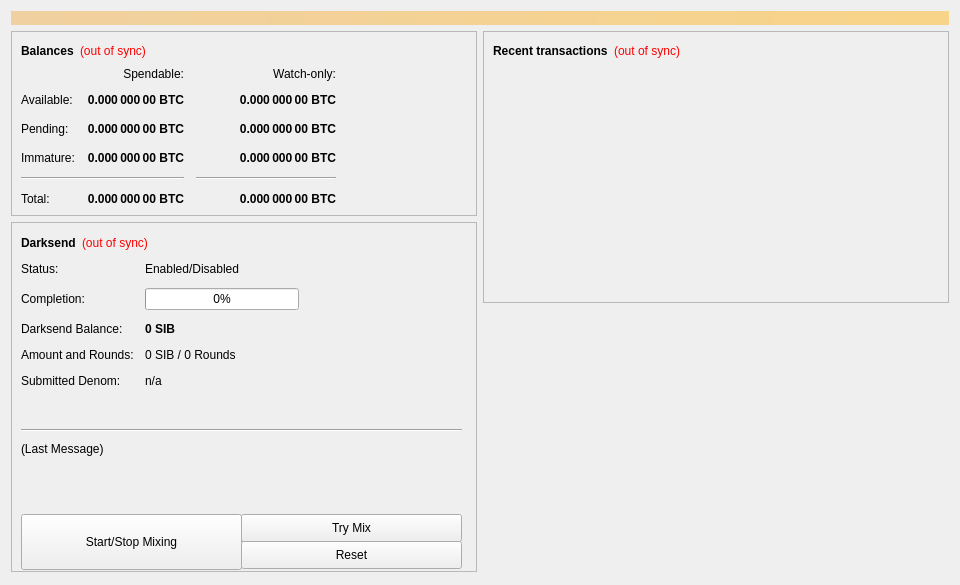
<?xml version="1.0" encoding="UTF-8"?>
<ui version="4.0">
 <class>OverviewPage</class>
 <widget class="QWidget" name="OverviewPage">
  <property name="geometry">
   <rect>
    <x>0</x>
    <y>0</y>
    <width>960</width>
    <height>585</height>
   </rect>
  </property>
  <property name="minimumSize">
   <size>
    <width>960</width>
    <height>0</height>
   </size>
  </property>
  <property name="windowTitle">
   <string>Form</string>
  </property>
  <layout class="QVBoxLayout" name="topLayout">
   <item>
    <widget class="QLabel" name="labelAlerts">
     <property name="visible">
      <bool>false</bool>
     </property>
     <property name="styleSheet">
      <string notr="true">background-color: qlineargradient(x1: 0, y1: 0, x2: 1, y2: 0, stop:0 #F0D0A0, stop:1 #F8D488); color:#000000;</string>
     </property>
     <property name="wordWrap">
      <bool>true</bool>
     </property>
     <property name="margin">
      <number>3</number>
     </property>
    </widget>
   </item>
   <item>
    <layout class="QHBoxLayout" name="horizontalLayout" stretch="1,1">
     <item>
      <layout class="QVBoxLayout" name="verticalLayout_2">
       <item>
        <widget class="QFrame" name="frame">
         <property name="frameShape">
          <enum>QFrame::StyledPanel</enum>
         </property>
         <property name="frameShadow">
          <enum>QFrame::Raised</enum>
         </property>
         <layout class="QVBoxLayout" name="verticalLayout_4">
          <item>
           <layout class="QHBoxLayout" name="horizontalLayout_4">
            <item>
             <widget class="QLabel" name="label_5">
              <property name="font">
               <font>
                <weight>75</weight>
                <bold>true</bold>
               </font>
              </property>
              <property name="text">
               <string>Balances</string>
              </property>
             </widget>
            </item>
            <item>
             <widget class="QLabel" name="labelWalletStatus">
              <property name="cursor">
               <cursorShape>WhatsThisCursor</cursorShape>
              </property>
              <property name="toolTip">
               <string>The displayed information may be out of date. Your wallet automatically synchronizes with the Surcoin network after a connection is established, but this process has not completed yet.</string>
              </property>
              <property name="styleSheet">
               <string notr="true">QLabel { color: red; }</string>
              </property>
              <property name="text">
               <string notr="true">(out of sync)</string>
              </property>
              <property name="alignment">
               <set>Qt::AlignLeading|Qt::AlignLeft|Qt::AlignVCenter</set>
              </property>
             </widget>
            </item>
            <item>
             <spacer name="horizontalSpacer_3">
              <property name="orientation">
               <enum>Qt::Horizontal</enum>
              </property>
              <property name="sizeHint" stdset="0">
               <size>
                <width>40</width>
                <height>20</height>
               </size>
              </property>
             </spacer>
            </item>
           </layout>
          </item>
          <item>
           <layout class="QGridLayout" name="gridLayout">
            <property name="spacing">
             <number>12</number>
            </property>
            <item row="2" column="2">
             <widget class="QLabel" name="labelWatchPending">
              <property name="font">
               <font>
                <weight>75</weight>
                <bold>true</bold>
               </font>
              </property>
              <property name="cursor">
               <cursorShape>IBeamCursor</cursorShape>
              </property>
              <property name="toolTip">
               <string>Unconfirmed transactions to watch-only addresses</string>
              </property>
              <property name="text">
               <string notr="true">0.000 000 00 BTC</string>
              </property>
              <property name="alignment">
               <set>Qt::AlignRight|Qt::AlignTrailing|Qt::AlignVCenter</set>
              </property>
              <property name="textInteractionFlags">
               <set>Qt::LinksAccessibleByMouse|Qt::TextSelectableByKeyboard|Qt::TextSelectableByMouse</set>
              </property>
             </widget>
            </item>
            <item row="2" column="1">
             <widget class="QLabel" name="labelUnconfirmed">
              <property name="font">
               <font>
                <weight>75</weight>
                <bold>true</bold>
               </font>
              </property>
              <property name="cursor">
               <cursorShape>IBeamCursor</cursorShape>
              </property>
              <property name="toolTip">
               <string>Total of transactions that have yet to be confirmed, and do not yet count toward the spendable balance</string>
              </property>
              <property name="text">
               <string notr="true">0.000 000 00 BTC</string>
              </property>
              <property name="alignment">
               <set>Qt::AlignRight|Qt::AlignTrailing|Qt::AlignVCenter</set>
              </property>
              <property name="textInteractionFlags">
               <set>Qt::LinksAccessibleByMouse|Qt::TextSelectableByKeyboard|Qt::TextSelectableByMouse</set>
              </property>
             </widget>
            </item>
            <item row="3" column="2">
             <widget class="QLabel" name="labelWatchImmature">
              <property name="font">
               <font>
                <weight>75</weight>
                <bold>true</bold>
               </font>
              </property>
              <property name="cursor">
               <cursorShape>IBeamCursor</cursorShape>
              </property>
              <property name="toolTip">
               <string>Mined balance in watch-only addresses that has not yet matured</string>
              </property>
              <property name="text">
               <string notr="true">0.000 000 00 BTC</string>
              </property>
              <property name="alignment">
               <set>Qt::AlignRight|Qt::AlignTrailing|Qt::AlignVCenter</set>
              </property>
              <property name="textInteractionFlags">
               <set>Qt::LinksAccessibleByMouse|Qt::TextSelectableByKeyboard|Qt::TextSelectableByMouse</set>
              </property>
             </widget>
            </item>
            <item row="4" column="0" colspan="2">
             <widget class="Line" name="lineSpendableBalance">
              <property name="orientation">
               <enum>Qt::Horizontal</enum>
              </property>
             </widget>
            </item>
            <item row="4" column="2">
             <widget class="Line" name="lineWatchBalance">
              <property name="sizePolicy">
               <sizepolicy hsizetype="Preferred" vsizetype="Fixed">
                <horstretch>0</horstretch>
                <verstretch>0</verstretch>
               </sizepolicy>
              </property>
              <property name="minimumSize">
               <size>
                <width>140</width>
                <height>0</height>
               </size>
              </property>
              <property name="orientation">
               <enum>Qt::Horizontal</enum>
              </property>
             </widget>
            </item>
            <item row="5" column="0">
             <widget class="QLabel" name="labelTotalText">
              <property name="text">
               <string>Total:</string>
              </property>
             </widget>
            </item>
            <item row="3" column="1">
             <widget class="QLabel" name="labelImmature">
              <property name="font">
               <font>
                <weight>75</weight>
                <bold>true</bold>
               </font>
              </property>
              <property name="cursor">
               <cursorShape>IBeamCursor</cursorShape>
              </property>
              <property name="toolTip">
               <string>Mined balance that has not yet matured</string>
              </property>
              <property name="text">
               <string notr="true">0.000 000 00 BTC</string>
              </property>
              <property name="alignment">
               <set>Qt::AlignRight|Qt::AlignTrailing|Qt::AlignVCenter</set>
              </property>
              <property name="textInteractionFlags">
               <set>Qt::LinksAccessibleByMouse|Qt::TextSelectableByKeyboard|Qt::TextSelectableByMouse</set>
              </property>
             </widget>
            </item>
            <item row="2" column="3">
             <spacer name="horizontalSpacer_2">
              <property name="orientation">
               <enum>Qt::Horizontal</enum>
              </property>
              <property name="sizeHint" stdset="0">
               <size>
                <width>40</width>
                <height>20</height>
               </size>
              </property>
             </spacer>
            </item>
            <item row="3" column="0">
             <widget class="QLabel" name="labelImmatureText">
              <property name="text">
               <string>Immature:</string>
              </property>
             </widget>
            </item>
            <item row="5" column="1">
             <widget class="QLabel" name="labelTotal">
              <property name="font">
               <font>
                <weight>75</weight>
                <bold>true</bold>
               </font>
              </property>
              <property name="cursor">
               <cursorShape>IBeamCursor</cursorShape>
              </property>
              <property name="toolTip">
               <string>Your current total balance</string>
              </property>
              <property name="text">
               <string notr="true">0.000 000 00 BTC</string>
              </property>
              <property name="alignment">
               <set>Qt::AlignRight|Qt::AlignTrailing|Qt::AlignVCenter</set>
              </property>
              <property name="textInteractionFlags">
               <set>Qt::LinksAccessibleByMouse|Qt::TextSelectableByKeyboard|Qt::TextSelectableByMouse</set>
              </property>
             </widget>
            </item>
            <item row="5" column="2">
             <widget class="QLabel" name="labelWatchTotal">
              <property name="font">
               <font>
                <weight>75</weight>
                <bold>true</bold>
               </font>
              </property>
              <property name="cursor">
               <cursorShape>IBeamCursor</cursorShape>
              </property>
              <property name="toolTip">
               <string>Current total balance in watch-only addresses</string>
              </property>
              <property name="text">
               <string notr="true">0.000 000 00 BTC</string>
              </property>
              <property name="alignment">
               <set>Qt::AlignRight|Qt::AlignTrailing|Qt::AlignVCenter</set>
              </property>
              <property name="textInteractionFlags">
               <set>Qt::LinksAccessibleByMouse|Qt::TextSelectableByKeyboard|Qt::TextSelectableByMouse</set>
              </property>
             </widget>
            </item>
            <item row="0" column="2">
             <widget class="QLabel" name="labelWatchonly">
              <property name="text">
               <string>Watch-only:</string>
              </property>
              <property name="alignment">
               <set>Qt::AlignRight|Qt::AlignTrailing|Qt::AlignVCenter</set>
              </property>
             </widget>
            </item>
            <item row="1" column="0">
             <widget class="QLabel" name="labelBalanceText">
              <property name="text">
               <string>Available:</string>
              </property>
             </widget>
            </item>
            <item row="1" column="1">
             <widget class="QLabel" name="labelBalance">
              <property name="font">
               <font>
                <weight>75</weight>
                <bold>true</bold>
               </font>
              </property>
              <property name="cursor">
               <cursorShape>IBeamCursor</cursorShape>
              </property>
              <property name="toolTip">
               <string>Your current spendable balance</string>
              </property>
              <property name="text">
               <string notr="true">0.000 000 00 BTC</string>
              </property>
              <property name="alignment">
               <set>Qt::AlignRight|Qt::AlignTrailing|Qt::AlignVCenter</set>
              </property>
              <property name="textInteractionFlags">
               <set>Qt::LinksAccessibleByMouse|Qt::TextSelectableByKeyboard|Qt::TextSelectableByMouse</set>
              </property>
             </widget>
            </item>
            <item row="1" column="2">
             <widget class="QLabel" name="labelWatchAvailable">
              <property name="font">
               <font>
                <weight>75</weight>
                <bold>true</bold>
               </font>
              </property>
              <property name="cursor">
               <cursorShape>IBeamCursor</cursorShape>
              </property>
              <property name="toolTip">
               <string>Your current balance in watch-only addresses</string>
              </property>
              <property name="text">
               <string notr="true">0.000 000 00 BTC</string>
              </property>
              <property name="alignment">
               <set>Qt::AlignRight|Qt::AlignTrailing|Qt::AlignVCenter</set>
              </property>
              <property name="textInteractionFlags">
               <set>Qt::LinksAccessibleByMouse|Qt::TextSelectableByKeyboard|Qt::TextSelectableByMouse</set>
              </property>
             </widget>
            </item>
            <item row="2" column="0">
             <widget class="QLabel" name="labelPendingText">
              <property name="text">
               <string>Pending:</string>
              </property>
             </widget>
            </item>
            <item row="0" column="1">
             <widget class="QLabel" name="labelSpendable">
              <property name="text">
               <string>Spendable:</string>
              </property>
              <property name="alignment">
               <set>Qt::AlignRight|Qt::AlignTrailing|Qt::AlignVCenter</set>
              </property>
             </widget>
            </item>
           </layout>
          </item>
         </layout>
        </widget>
       </item>
       <item>
        <widget class="QFrame" name="frameDarksend">
         <property name="minimumSize">
          <size>
           <width>0</width>
           <height>350</height>
          </size>
         </property>
         <property name="layoutDirection">
          <enum>Qt::LeftToRight</enum>
         </property>
         <property name="frameShape">
          <enum>QFrame::StyledPanel</enum>
         </property>
         <property name="frameShadow">
          <enum>QFrame::Raised</enum>
         </property>
         <widget class="QWidget" name="formLayoutWidget">
          <property name="geometry">
           <rect>
            <x>10</x>
            <y>40</y>
            <width>451</width>
            <height>161</height>
           </rect>
          </property>
          <layout class="QFormLayout" name="formLayout">
           <property name="fieldGrowthPolicy">
            <enum>QFormLayout::AllNonFixedFieldsGrow</enum>
           </property>
           <property name="horizontalSpacing">
            <number>11</number>
           </property>
           <property name="verticalSpacing">
            <number>12</number>
           </property>
           <item row="0" column="0">
            <widget class="QLabel" name="label_6">
             <property name="text">
              <string>Status:</string>
             </property>
            </widget>
           </item>
           <item row="1" column="0">
            <widget class="QLabel" name="label_7">
             <property name="text">
              <string>Completion:</string>
             </property>
            </widget>
           </item>
           <item row="1" column="1">
            <widget class="QProgressBar" name="darksendProgress">
             <property name="maximumSize">
              <size>
               <width>154</width>
               <height>16777215</height>
              </size>
             </property>
             <property name="value">
              <number>0</number>
             </property>
            </widget>
           </item>
           <item row="2" column="0">
            <widget class="QLabel" name="labelAnonymizedText">
             <property name="text">
              <string>Darksend Balance:</string>
             </property>
            </widget>
           </item>
           <item row="2" column="1">
            <widget class="QLabel" name="labelAnonymized">
             <property name="font">
              <font>
               <weight>75</weight>
               <bold>true</bold>
              </font>
             </property>
             <property name="text">
              <string notr="true">0 SIB</string>
             </property>
            </widget>
           </item>
           <item row="3" column="0">
            <widget class="QLabel" name="label_8">
             <property name="text">
              <string>Amount and Rounds:</string>
             </property>
            </widget>
           </item>
           <item row="3" column="1">
            <widget class="QLabel" name="labelAmountRounds">
             <property name="text">
              <string>0 SIB / 0 Rounds</string>
             </property>
            </widget>
           </item>
           <item row="4" column="0">
            <widget class="QLabel" name="label_9">
             <property name="text">
              <string>Submitted Denom:</string>
             </property>
            </widget>
           </item>
           <item row="4" column="1">
            <widget class="QLabel" name="labelSubmittedDenom">
             <property name="toolTip">
              <string>The denominations you submitted to the Masternode.&lt;br&gt;To mix, other users must submit the exact same denominations.</string>
             </property>
             <property name="text">
              <string>n/a</string>
             </property>
            </widget>
           </item>
           <item row="0" column="1">
            <widget class="QLabel" name="darksendEnabled">
             <property name="text">
              <string>Enabled/Disabled</string>
             </property>
            </widget>
           </item>
          </layout>
         </widget>
         <widget class="QPushButton" name="runAutoDenom">
          <property name="geometry">
           <rect>
            <x>251</x>
            <y>17</y>
            <width>1</width>
            <height>1</height>
           </rect>
          </property>
          <property name="palette">
           <palette>
            <active>
             <colorrole role="WindowText">
              <brush brushstyle="SolidPattern">
               <color alpha="255">
                <red>0</red>
                <green>0</green>
                <blue>0</blue>
               </color>
              </brush>
             </colorrole>
             <colorrole role="Button">
              <brush brushstyle="SolidPattern">
               <color alpha="255">
                <red>239</red>
                <green>238</green>
                <blue>238</blue>
               </color>
              </brush>
             </colorrole>
             <colorrole role="Light">
              <brush brushstyle="SolidPattern">
               <color alpha="255">
                <red>255</red>
                <green>255</green>
                <blue>255</blue>
               </color>
              </brush>
             </colorrole>
             <colorrole role="Midlight">
              <brush brushstyle="SolidPattern">
               <color alpha="255">
                <red>247</red>
                <green>246</green>
                <blue>246</blue>
               </color>
              </brush>
             </colorrole>
             <colorrole role="Dark">
              <brush brushstyle="SolidPattern">
               <color alpha="255">
                <red>119</red>
                <green>119</green>
                <blue>119</blue>
               </color>
              </brush>
             </colorrole>
             <colorrole role="Mid">
              <brush brushstyle="SolidPattern">
               <color alpha="255">
                <red>159</red>
                <green>159</green>
                <blue>159</blue>
               </color>
              </brush>
             </colorrole>
             <colorrole role="Text">
              <brush brushstyle="SolidPattern">
               <color alpha="255">
                <red>0</red>
                <green>0</green>
                <blue>0</blue>
               </color>
              </brush>
             </colorrole>
             <colorrole role="BrightText">
              <brush brushstyle="SolidPattern">
               <color alpha="255">
                <red>255</red>
                <green>255</green>
                <blue>255</blue>
               </color>
              </brush>
             </colorrole>
             <colorrole role="ButtonText">
              <brush brushstyle="SolidPattern">
               <color alpha="255">
                <red>0</red>
                <green>0</green>
                <blue>0</blue>
               </color>
              </brush>
             </colorrole>
             <colorrole role="Base">
              <brush brushstyle="SolidPattern">
               <color alpha="255">
                <red>255</red>
                <green>255</green>
                <blue>255</blue>
               </color>
              </brush>
             </colorrole>
             <colorrole role="Window">
              <brush brushstyle="SolidPattern">
               <color alpha="255">
                <red>239</red>
                <green>238</green>
                <blue>238</blue>
               </color>
              </brush>
             </colorrole>
             <colorrole role="Shadow">
              <brush brushstyle="SolidPattern">
               <color alpha="255">
                <red>0</red>
                <green>0</green>
                <blue>0</blue>
               </color>
              </brush>
             </colorrole>
             <colorrole role="AlternateBase">
              <brush brushstyle="SolidPattern">
               <color alpha="255">
                <red>247</red>
                <green>246</green>
                <blue>246</blue>
               </color>
              </brush>
             </colorrole>
             <colorrole role="ToolTipBase">
              <brush brushstyle="SolidPattern">
               <color alpha="255">
                <red>255</red>
                <green>255</green>
                <blue>220</blue>
               </color>
              </brush>
             </colorrole>
             <colorrole role="ToolTipText">
              <brush brushstyle="SolidPattern">
               <color alpha="255">
                <red>0</red>
                <green>0</green>
                <blue>0</blue>
               </color>
              </brush>
             </colorrole>
            </active>
            <inactive>
             <colorrole role="WindowText">
              <brush brushstyle="SolidPattern">
               <color alpha="255">
                <red>0</red>
                <green>0</green>
                <blue>0</blue>
               </color>
              </brush>
             </colorrole>
             <colorrole role="Button">
              <brush brushstyle="SolidPattern">
               <color alpha="255">
                <red>239</red>
                <green>238</green>
                <blue>238</blue>
               </color>
              </brush>
             </colorrole>
             <colorrole role="Light">
              <brush brushstyle="SolidPattern">
               <color alpha="255">
                <red>255</red>
                <green>255</green>
                <blue>255</blue>
               </color>
              </brush>
             </colorrole>
             <colorrole role="Midlight">
              <brush brushstyle="SolidPattern">
               <color alpha="255">
                <red>247</red>
                <green>246</green>
                <blue>246</blue>
               </color>
              </brush>
             </colorrole>
             <colorrole role="Dark">
              <brush brushstyle="SolidPattern">
               <color alpha="255">
                <red>119</red>
                <green>119</green>
                <blue>119</blue>
               </color>
              </brush>
             </colorrole>
             <colorrole role="Mid">
              <brush brushstyle="SolidPattern">
               <color alpha="255">
                <red>159</red>
                <green>159</green>
                <blue>159</blue>
               </color>
              </brush>
             </colorrole>
             <colorrole role="Text">
              <brush brushstyle="SolidPattern">
               <color alpha="255">
                <red>0</red>
                <green>0</green>
                <blue>0</blue>
               </color>
              </brush>
             </colorrole>
             <colorrole role="BrightText">
              <brush brushstyle="SolidPattern">
               <color alpha="255">
                <red>255</red>
                <green>255</green>
                <blue>255</blue>
               </color>
              </brush>
             </colorrole>
             <colorrole role="ButtonText">
              <brush brushstyle="SolidPattern">
               <color alpha="255">
                <red>0</red>
                <green>0</green>
                <blue>0</blue>
               </color>
              </brush>
             </colorrole>
             <colorrole role="Base">
              <brush brushstyle="SolidPattern">
               <color alpha="255">
                <red>255</red>
                <green>255</green>
                <blue>255</blue>
               </color>
              </brush>
             </colorrole>
             <colorrole role="Window">
              <brush brushstyle="SolidPattern">
               <color alpha="255">
                <red>239</red>
                <green>238</green>
                <blue>238</blue>
               </color>
              </brush>
             </colorrole>
             <colorrole role="Shadow">
              <brush brushstyle="SolidPattern">
               <color alpha="255">
                <red>0</red>
                <green>0</green>
                <blue>0</blue>
               </color>
              </brush>
             </colorrole>
             <colorrole role="AlternateBase">
              <brush brushstyle="SolidPattern">
               <color alpha="255">
                <red>247</red>
                <green>246</green>
                <blue>246</blue>
               </color>
              </brush>
             </colorrole>
             <colorrole role="ToolTipBase">
              <brush brushstyle="SolidPattern">
               <color alpha="255">
                <red>255</red>
                <green>255</green>
                <blue>220</blue>
               </color>
              </brush>
             </colorrole>
             <colorrole role="ToolTipText">
              <brush brushstyle="SolidPattern">
               <color alpha="255">
                <red>0</red>
                <green>0</green>
                <blue>0</blue>
               </color>
              </brush>
             </colorrole>
            </inactive>
            <disabled>
             <colorrole role="WindowText">
              <brush brushstyle="SolidPattern">
               <color alpha="255">
                <red>119</red>
                <green>119</green>
                <blue>119</blue>
               </color>
              </brush>
             </colorrole>
             <colorrole role="Button">
              <brush brushstyle="SolidPattern">
               <color alpha="255">
                <red>239</red>
                <green>238</green>
                <blue>238</blue>
               </color>
              </brush>
             </colorrole>
             <colorrole role="Light">
              <brush brushstyle="SolidPattern">
               <color alpha="255">
                <red>255</red>
                <green>255</green>
                <blue>255</blue>
               </color>
              </brush>
             </colorrole>
             <colorrole role="Midlight">
              <brush brushstyle="SolidPattern">
               <color alpha="255">
                <red>247</red>
                <green>246</green>
                <blue>246</blue>
               </color>
              </brush>
             </colorrole>
             <colorrole role="Dark">
              <brush brushstyle="SolidPattern">
               <color alpha="255">
                <red>119</red>
                <green>119</green>
                <blue>119</blue>
               </color>
              </brush>
             </colorrole>
             <colorrole role="Mid">
              <brush brushstyle="SolidPattern">
               <color alpha="255">
                <red>159</red>
                <green>159</green>
                <blue>159</blue>
               </color>
              </brush>
             </colorrole>
             <colorrole role="Text">
              <brush brushstyle="SolidPattern">
               <color alpha="255">
                <red>119</red>
                <green>119</green>
                <blue>119</blue>
               </color>
              </brush>
             </colorrole>
             <colorrole role="BrightText">
              <brush brushstyle="SolidPattern">
               <color alpha="255">
                <red>255</red>
                <green>255</green>
                <blue>255</blue>
               </color>
              </brush>
             </colorrole>
             <colorrole role="ButtonText">
              <brush brushstyle="SolidPattern">
               <color alpha="255">
                <red>119</red>
                <green>119</green>
                <blue>119</blue>
               </color>
              </brush>
             </colorrole>
             <colorrole role="Base">
              <brush brushstyle="SolidPattern">
               <color alpha="255">
                <red>239</red>
                <green>238</green>
                <blue>238</blue>
               </color>
              </brush>
             </colorrole>
             <colorrole role="Window">
              <brush brushstyle="SolidPattern">
               <color alpha="255">
                <red>239</red>
                <green>238</green>
                <blue>238</blue>
               </color>
              </brush>
             </colorrole>
             <colorrole role="Shadow">
              <brush brushstyle="SolidPattern">
               <color alpha="255">
                <red>0</red>
                <green>0</green>
                <blue>0</blue>
               </color>
              </brush>
             </colorrole>
             <colorrole role="AlternateBase">
              <brush brushstyle="SolidPattern">
               <color alpha="255">
                <red>239</red>
                <green>238</green>
                <blue>238</blue>
               </color>
              </brush>
             </colorrole>
             <colorrole role="ToolTipBase">
              <brush brushstyle="SolidPattern">
               <color alpha="255">
                <red>255</red>
                <green>255</green>
                <blue>220</blue>
               </color>
              </brush>
             </colorrole>
             <colorrole role="ToolTipText">
              <brush brushstyle="SolidPattern">
               <color alpha="255">
                <red>0</red>
                <green>0</green>
                <blue>0</blue>
               </color>
              </brush>
             </colorrole>
            </disabled>
           </palette>
          </property>
          <property name="focusPolicy">
           <enum>Qt::NoFocus</enum>
          </property>
          <property name="autoFillBackground">
           <bool>true</bool>
          </property>
          <property name="text">
           <string/>
          </property>
          <property name="flat">
           <bool>true</bool>
          </property>
         </widget>
         <widget class="QPushButton" name="toggleDarksend">
          <property name="geometry">
           <rect>
            <x>10</x>
            <y>292</y>
            <width>221</width>
            <height>56</height>
           </rect>
          </property>
          <property name="sizePolicy">
           <sizepolicy hsizetype="MinimumExpanding" vsizetype="Fixed">
            <horstretch>0</horstretch>
            <verstretch>0</verstretch>
           </sizepolicy>
          </property>
          <property name="text">
           <string>Start/Stop Mixing</string>
          </property>
         </widget>
         <widget class="Line" name="lineLastMessage">
          <property name="geometry">
           <rect>
            <x>10</x>
            <y>200</y>
            <width>441</width>
            <height>16</height>
           </rect>
          </property>
          <property name="orientation">
           <enum>Qt::Horizontal</enum>
          </property>
         </widget>
         <widget class="QLabel" name="darksendStatus">
          <property name="geometry">
           <rect>
            <x>10</x>
            <y>220</y>
            <width>451</width>
            <height>61</height>
           </rect>
          </property>
          <property name="minimumSize">
           <size>
            <width>288</width>
            <height>43</height>
           </size>
          </property>
          <property name="text">
           <string>(Last Message)</string>
          </property>
          <property name="alignment">
           <set>Qt::AlignLeading|Qt::AlignLeft|Qt::AlignTop</set>
          </property>
          <property name="wordWrap">
           <bool>true</bool>
          </property>
         </widget>
         <widget class="QPushButton" name="darksendAuto">
          <property name="geometry">
           <rect>
            <x>230</x>
            <y>292</y>
            <width>221</width>
            <height>28</height>
           </rect>
          </property>
          <property name="sizePolicy">
           <sizepolicy hsizetype="MinimumExpanding" vsizetype="Fixed">
            <horstretch>0</horstretch>
            <verstretch>0</verstretch>
           </sizepolicy>
          </property>
          <property name="toolTip">
           <string>Try to manually submit a Darksend request.</string>
          </property>
          <property name="text">
           <string>Try Mix</string>
          </property>
         </widget>
         <widget class="QPushButton" name="darksendReset">
          <property name="geometry">
           <rect>
            <x>230</x>
            <y>319</y>
            <width>221</width>
            <height>28</height>
           </rect>
          </property>
          <property name="sizePolicy">
           <sizepolicy hsizetype="MinimumExpanding" vsizetype="Fixed">
            <horstretch>0</horstretch>
            <verstretch>0</verstretch>
           </sizepolicy>
          </property>
          <property name="toolTip">
           <string>Reset the current status of Darksend (can interrupt Darksend if it's in the process of Mixing, which can cost you money!)</string>
          </property>
          <property name="autoFillBackground">
           <bool>false</bool>
          </property>
          <property name="text">
           <string>Reset</string>
          </property>
         </widget>
         <widget class="QWidget" name="layoutWidget">
          <property name="geometry">
           <rect>
            <x>10</x>
            <y>10</y>
            <width>431</width>
            <height>22</height>
           </rect>
          </property>
          <layout class="QHBoxLayout" name="horizontalLayout_5">
           <item>
            <widget class="QLabel" name="label_2">
             <property name="font">
              <font>
               <weight>75</weight>
               <bold>true</bold>
              </font>
             </property>
             <property name="text">
              <string>Darksend</string>
             </property>
            </widget>
           </item>
           <item>
            <widget class="QLabel" name="labelDarksendSyncStatus">
             <property name="toolTip">
              <string>The displayed information may be out of date. Your wallet automatically synchronizes with the Surcoin network after a connection is established, but this process has not completed yet.</string>
             </property>
             <property name="styleSheet">
              <string notr="true">QLabel { color: red; }</string>
             </property>
             <property name="text">
              <string notr="true">(out of sync)</string>
             </property>
             <property name="alignment">
              <set>Qt::AlignLeading|Qt::AlignLeft|Qt::AlignVCenter</set>
             </property>
            </widget>
           </item>
           <item>
            <spacer name="horizontalSpacer_4">
             <property name="orientation">
              <enum>Qt::Horizontal</enum>
             </property>
             <property name="sizeHint" stdset="0">
              <size>
               <width>40</width>
               <height>20</height>
              </size>
             </property>
            </spacer>
           </item>
          </layout>
         </widget>
        </widget>
       </item>
       <item>
        <spacer name="verticalSpacer">
         <property name="orientation">
          <enum>Qt::Vertical</enum>
         </property>
         <property name="sizeHint" stdset="0">
          <size>
           <width>20</width>
           <height>40</height>
          </size>
         </property>
        </spacer>
       </item>
      </layout>
     </item>
     <item>
      <layout class="QVBoxLayout" name="verticalLayout_3">
       <item>
        <widget class="QFrame" name="frame_2">
         <property name="frameShape">
          <enum>QFrame::StyledPanel</enum>
         </property>
         <property name="frameShadow">
          <enum>QFrame::Raised</enum>
         </property>
         <layout class="QVBoxLayout" name="verticalLayout">
          <item>
           <layout class="QHBoxLayout" name="horizontalLayout_2">
            <item>
             <widget class="QLabel" name="label_4">
              <property name="font">
               <font>
                <weight>75</weight>
                <bold>true</bold>
               </font>
              </property>
              <property name="text">
               <string>Recent transactions</string>
              </property>
             </widget>
            </item>
            <item>
             <widget class="QLabel" name="labelTransactionsStatus">
              <property name="cursor">
               <cursorShape>WhatsThisCursor</cursorShape>
              </property>
              <property name="toolTip">
               <string>The displayed information may be out of date. Your wallet automatically synchronizes with the Surcoin network after a connection is established, but this process has not completed yet.</string>
              </property>
              <property name="styleSheet">
               <string notr="true">QLabel { color: red; }</string>
              </property>
              <property name="text">
               <string notr="true">(out of sync)</string>
              </property>
              <property name="alignment">
               <set>Qt::AlignRight|Qt::AlignTrailing|Qt::AlignVCenter</set>
              </property>
             </widget>
            </item>
            <item>
             <spacer name="horizontalSpacer">
              <property name="orientation">
               <enum>Qt::Horizontal</enum>
              </property>
              <property name="sizeHint" stdset="0">
               <size>
                <width>40</width>
                <height>20</height>
               </size>
              </property>
             </spacer>
            </item>
           </layout>
          </item>
          <item>
           <widget class="QListView" name="listTransactions">
            <property name="styleSheet">
             <string notr="true">QListView { background: transparent; }</string>
            </property>
            <property name="frameShape">
             <enum>QFrame::NoFrame</enum>
            </property>
            <property name="verticalScrollBarPolicy">
             <enum>Qt::ScrollBarAlwaysOff</enum>
            </property>
            <property name="horizontalScrollBarPolicy">
             <enum>Qt::ScrollBarAlwaysOff</enum>
            </property>
            <property name="selectionMode">
             <enum>QAbstractItemView::NoSelection</enum>
            </property>
           </widget>
          </item>
         </layout>
        </widget>
       </item>
       <item>
        <spacer name="verticalSpacer_2">
         <property name="orientation">
          <enum>Qt::Vertical</enum>
         </property>
         <property name="sizeHint" stdset="0">
          <size>
           <width>20</width>
           <height>40</height>
          </size>
         </property>
        </spacer>
       </item>
      </layout>
     </item>
    </layout>
   </item>
  </layout>
 </widget>
 <resources/>
 <connections/>
</ui>
